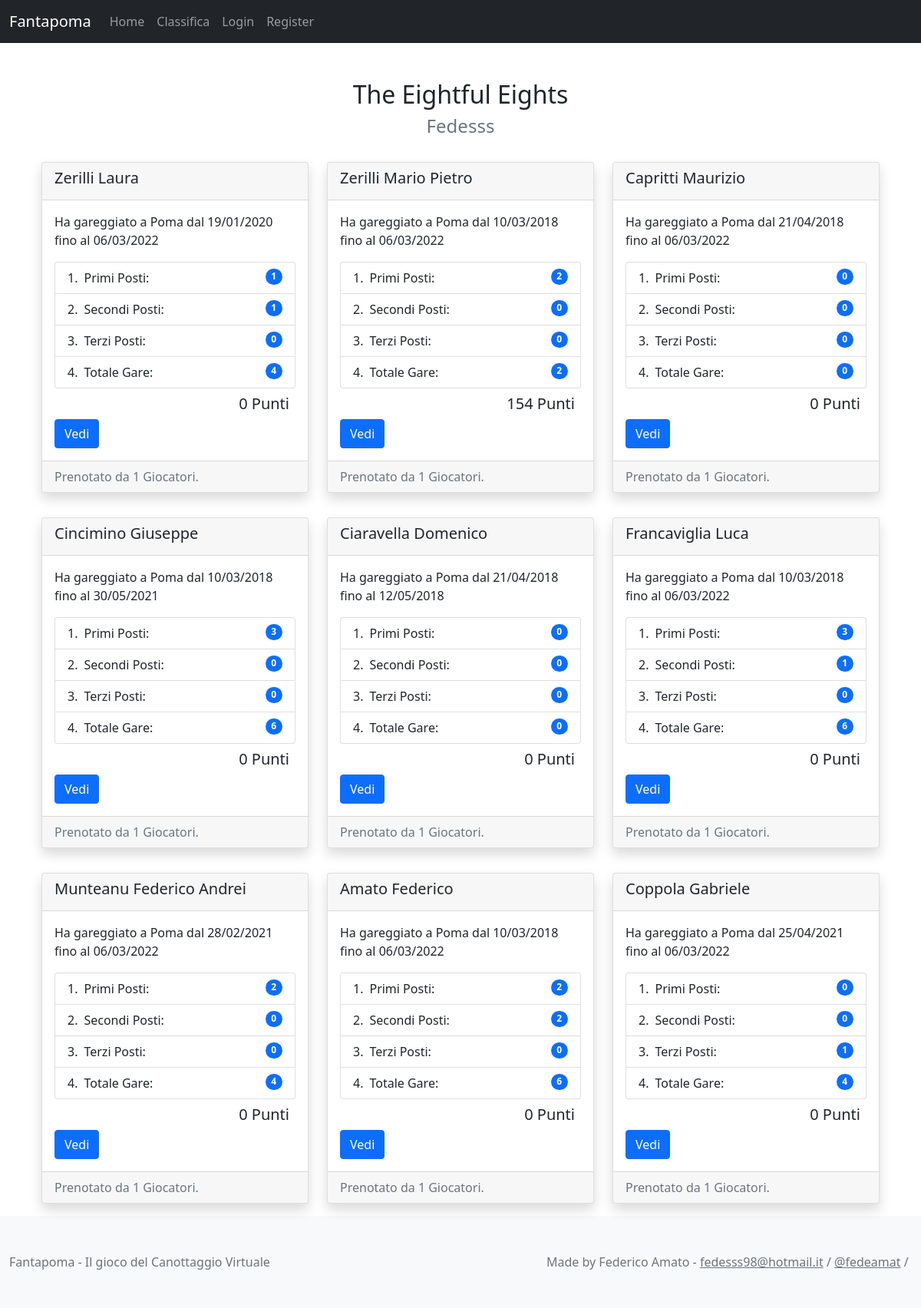
The page /fantapoma/view_crew/1/ on the database its author committed.
### fantapoma/models.py (models this page shows, shortened)
class Player(models.Model):
    user = models.OneToOneField(User, on_delete=models.CASCADE, primary_key=True)
    first_name = models.TextField('nome', max_length=100, blank=True, null=True)
    last_name = models.TextField('cognome', max_length=100, blank=True, null=True)
    franchs = models.IntegerField(blank=True, default=400)
    team_name = models.CharField(max_length=200, default='8+')
    cox = models.ForeignKey(FantaAthlete, blank=True, null=True, on_delete=models.SET_NULL, related_name='cox')

class FantaAthlete(models.Model):
    name = models.CharField(max_length=200)
    born = models.DateField('Date of Birth', default=datetime.date(2000,1,1))
    first_time = models.DateField('First Race Date')
    last_time = models.DateField('Last Race Date')
    release_date = models.DateField('Release Date', default=datetime.date(2024,1,1))
    price = models.IntegerField(default=0)
    race_points = models.IntegerField(default=0)
    actions_points = models.IntegerField(default=0)
    athlete = models.OneToOneField(Athlete, blank=True, null=True, on_delete=models.CASCADE)
    players = models.ManyToManyField(User, blank=True, related_name='athletes_set')
    is_user = models.OneToOneField(User, blank=True, null=True, on_delete=models.SET_NULL, related_name='true_athlete')
    @property
    def bookings(self):
        return self.players.all().count()
    def get_crew_set(self, date=None):
        if date is None:
            date = datetime.datetime.now().year
        return self.athlete.crew_set.filter(race__event__date__year__gte=date)
    @property
    def total(self):
        try:
            crew_set = self.get_crew_set()
            return crew_set.count()
        except AttributeError:
            return 0
    @property
    def first(self):
        try:
            crew_set = self.get_crew_set()
            return sum(crew.result == 1 for crew in crew_set)
        except AttributeError:
            return 0
    @property
    def second(self):
        try:
            crew_set = self.get_crew_set()
            return sum(crew.result == 2 for crew in crew_set)
        except AttributeError:
            return 0
    @property
    def third(self):
        try:
            crew_set = self.get_crew_set()
            return sum(crew.result == 3 for crew in crew_set)
        except AttributeError:
            return 0
    @property
    def total_points(self):
        return self.race_points + self.actions_points

### events/models.py (models this page shows, shortened)
class Athlete(models.Model):
    name = models.CharField(max_length=80)

class Crew(models.Model):
    bow_number = models.IntegerField(choices=[(i, i) for i in range(1, 9)])
    athletes = models.ManyToManyField(Athlete)
    club = models.ForeignKey(Club, on_delete=models.CASCADE)
    race = models.ForeignKey(Race, on_delete=models.CASCADE)
    result = models.IntegerField(default=0, blank=True, null=True)

### fantapoma/views.py (the view)
# urls.py: path('view_crew/<str:pk>/', ViewCrew.as_view(), name='view-crew'),
class ViewCrew(DetailView):
    model = User
    template_name = 'fantapoma/view_crew.html'
    context_object_name = 'player'
    def get_object(self):
        pk = self.kwargs.get(self.pk_url_kwarg)
        if pk is None:
            pk = self.request.user.id
            self.kwargs[self.pk_url_kwarg] = pk
        return super(ViewCrew, self).get_object()
    def get_context_data(self, **kwargs):
        context = super().get_context_data(**kwargs)
        pk = self.kwargs.get(self.pk_url_kwarg)
        if pk is None:
            pk = self.request.user.id
        context['athletes'] = FantaAthlete.objects.filter(players__pk=pk)
        return context

### fantapoma/templates/fantapoma/view_crew.html (shortened to what this page needs)
{% extends "base.html" %}
{% block content %}
<div class="container header text-center mt-5">
  <h2>{{ player.player.team_name }}</h2>
  <h3 class="text-muted fw-light fs-4">{{ player.username }}</h3>
</div>
<div class="container card-container mt-2">
  <div class="container-fluid">
    <div class="row">
    {% for athlete in athletes %}
      <div class="col-sm-4 my-3">
        <div class="card shadow">
          <div class="card-header">
            <h5>{{athlete.name}}</h5>
          </div>
          <div class="card-body">
            <p class="card-text">Ha gareggiato a Poma dal {{athlete.first_time|date:'d/m/Y'}} fino al {{athlete.last_time|date:'d/m/Y'}}</p>
            <ul class="list-group list-group-numbered">
              <li class="list-group-item d-flex justify-content-between align-items-start">
                <div class="ms-2 me-auto">Primi Posti:</div>
                <span class="badge bg-primary rounded-pill">{{athlete.first}}</span>
              </li>
              <li class="list-group-item d-flex justify-content-between align-items-start">
                <div class="ms-2 me-auto">Secondi Posti:</div>
                <span class="badge bg-primary rounded-pill">{{athlete.second}}</span>
              </li>
              <li class="list-group-item d-flex justify-content-between align-items-start">
                <div class="ms-2 me-auto">Terzi Posti:</div>
                <span class="badge bg-primary rounded-pill">{{athlete.third}}</span>
              </li>
              <li class="list-group-item d-flex justify-content-between align-items-start">
                <div class="ms-2 me-auto">Totale Gare:</div>
                <span class="badge bg-primary rounded-pill">{{athlete.total}}</span>
              </li>
            </ul>
            <h5 class="card-text text-end m-2">{{ athlete.total_points }} Punti</h5>
            <a href="{% url 'fantapoma:view-athlete' athlete.id %}" class="btn btn-primary">Vedi</a>
          </div>
          <div class="card-footer text-muted">
            Prenotato da {{ athlete.bookings }} Giocatori.
          </div>
        </div>
      </div>
    {% endfor %}
    </div>
  </div>
</div>
{% endblock %}

### rows shown on the page
FantaAthlete: name "Zerilli Laura", first_time "19/01/2020", last_time "06/03/2022", first "1", second "1", third "0", total "4", total_points "0", bookings "1"
FantaAthlete: name "Zerilli Mario Pietro", first_time "10/03/2018", last_time "06/03/2022", first "2", second "0", third "0", total "2", total_points "154", bookings "1"
FantaAthlete: name "Capritti Maurizio", first_time "21/04/2018", last_time "06/03/2022", first "0", second "0", third "0", total "0", total_points "0", bookings "1"
FantaAthlete: name "Cincimino Giuseppe", first_time "10/03/2018", last_time "30/05/2021", first "3", second "0", third "0", total "6", total_points "0", bookings "1"
FantaAthlete: name "Ciaravella Domenico", first_time "21/04/2018", last_time "12/05/2018", first "0", second "0", third "0", total "0", total_points "0", bookings "1"
FantaAthlete: name "Francaviglia Luca", first_time "10/03/2018", last_time "06/03/2022", first "3", second "1", third "0", total "6", total_points "0", bookings "1"
FantaAthlete: name "Munteanu Federico Andrei", first_time "28/02/2021", last_time "06/03/2022", first "2", second "0", third "0", total "4", total_points "0", bookings "1"
FantaAthlete: name "Amato Federico", first_time "10/03/2018", last_time "06/03/2022", first "2", second "2", third "0", total "6", total_points "0", bookings "1"
FantaAthlete: name "Coppola Gabriele", first_time "25/04/2021", last_time "06/03/2022", first "0", second "0", third "1", total "4", total_points "0", bookings "1"

### other values the page prints
{{ player.player.team_name }} "The Eightful Eights"
{{ player.username }} "Fedesss"
